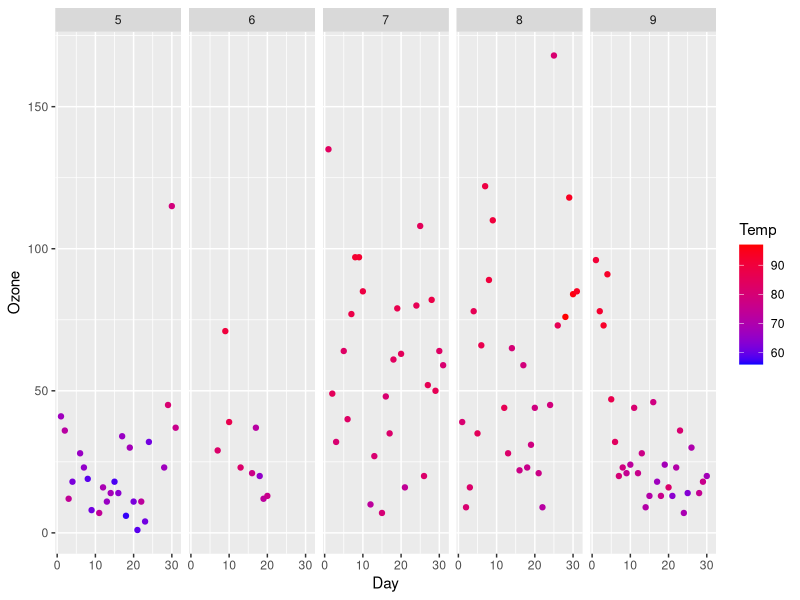

Source code (R):
## ---- chunk 1
knitr::opts_chunk$set(echo = TRUE)
library(tidyverse)
library(ggrepel)
## ---- chunk 2
data()

str(airquality)
head(airquality)

?airquality
## ---- chunk 3
ggplot(airquality, aes(x=Day, y=Ozone, color=Temp)) +
  geom_point() +
  facet_wrap(~Month, ncol=5) +
  scale_color_continuous(low = "blue", high = "red")
